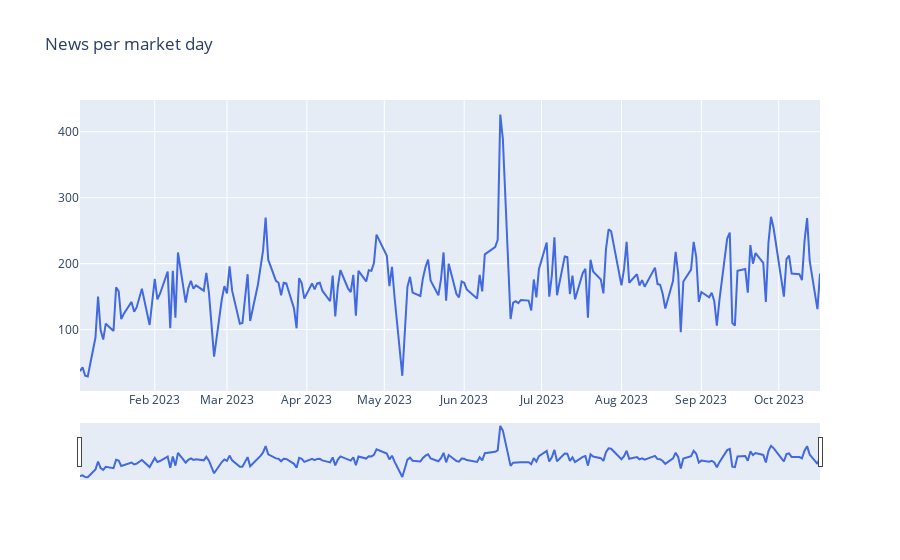

The notebook cell saved with this chart:
### Code cell
fig = go.Figure()
fig.add_trace(
        go.Scatter(x = list(news_by_date.index), y=list(news_by_date.values), 
                   line_color='rgba(65,105,225,1)', name='News per day', 
                   ))

fig.update_layout(
    title='News per market day',
    xaxis=dict(
        rangeselector=dict(),
        rangeslider=dict(
            visible=True
        ),
        type="date"
        ))

### Figure 1 — Plotly figure (JSON) as saved in the notebook; plotly's stock layout.template omitted (floating-point values rounded to 4 significant figures; data arrays with more than 128 entries replaced by an {"elided": "..."} marker saying what was removed)
{"data": [{"line": {"color": "rgba(65,105,225,1)"}, "name": "News per day", "type": "scatter", "x": {"elided": "201 str values"}, "y": {"elided": "201 int values"}}], "layout": {"title": {"text": "News per market day"}, "xaxis": {"rangeslider": {"visible": true}, "type": "date"}}}
